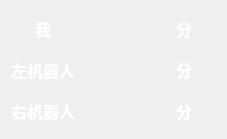
<?xml version="1.0" encoding="UTF-8"?>
<ui version="4.0">
 <class>ScorePanel</class>
 <widget class="QWidget" name="ScorePanel">
  <property name="geometry">
   <rect>
    <x>0</x>
    <y>0</y>
    <width>227</width>
    <height>139</height>
   </rect>
  </property>
  <property name="windowTitle">
   <string>Form</string>
  </property>
  <layout class="QGridLayout" name="gridLayout">
   <item row="0" column="0">
    <widget class="QLabel" name="label">
     <property name="font">
      <font>
       <pointsize>12</pointsize>
       <bold>true</bold>
      </font>
     </property>
     <property name="styleSheet">
      <string notr="true">color:rgb(255, 255, 255)</string>
     </property>
     <property name="text">
      <string>我</string>
     </property>
     <property name="alignment">
      <set>Qt::AlignmentFlag::AlignCenter</set>
     </property>
    </widget>
   </item>
   <item row="0" column="1">
    <widget class="QLabel" name="meScore">
     <property name="font">
      <font>
       <pointsize>12</pointsize>
       <bold>true</bold>
      </font>
     </property>
     <property name="styleSheet">
      <string notr="true">color:rgb(255, 255, 255)</string>
     </property>
     <property name="text">
      <string/>
     </property>
     <property name="alignment">
      <set>Qt::AlignmentFlag::AlignCenter</set>
     </property>
    </widget>
   </item>
   <item row="0" column="2">
    <widget class="QLabel" name="label_3">
     <property name="font">
      <font>
       <pointsize>12</pointsize>
       <bold>true</bold>
      </font>
     </property>
     <property name="styleSheet">
      <string notr="true">color:rgb(255, 255, 255)</string>
     </property>
     <property name="text">
      <string>分</string>
     </property>
     <property name="alignment">
      <set>Qt::AlignmentFlag::AlignCenter</set>
     </property>
    </widget>
   </item>
   <item row="1" column="0">
    <widget class="QLabel" name="label_5">
     <property name="font">
      <font>
       <pointsize>12</pointsize>
       <bold>true</bold>
      </font>
     </property>
     <property name="styleSheet">
      <string notr="true">color:rgb(255, 255, 255)</string>
     </property>
     <property name="text">
      <string>左机器人</string>
     </property>
     <property name="alignment">
      <set>Qt::AlignmentFlag::AlignCenter</set>
     </property>
    </widget>
   </item>
   <item row="1" column="1">
    <widget class="QLabel" name="leftScore">
     <property name="font">
      <font>
       <pointsize>12</pointsize>
       <bold>true</bold>
      </font>
     </property>
     <property name="styleSheet">
      <string notr="true">color:rgb(255, 255, 255)</string>
     </property>
     <property name="text">
      <string/>
     </property>
     <property name="alignment">
      <set>Qt::AlignmentFlag::AlignCenter</set>
     </property>
    </widget>
   </item>
   <item row="1" column="2">
    <widget class="QLabel" name="label_6">
     <property name="font">
      <font>
       <pointsize>12</pointsize>
       <bold>true</bold>
      </font>
     </property>
     <property name="styleSheet">
      <string notr="true">color:rgb(255, 255, 255)</string>
     </property>
     <property name="text">
      <string>分</string>
     </property>
     <property name="alignment">
      <set>Qt::AlignmentFlag::AlignCenter</set>
     </property>
    </widget>
   </item>
   <item row="2" column="0">
    <widget class="QLabel" name="label_8">
     <property name="font">
      <font>
       <pointsize>12</pointsize>
       <bold>true</bold>
      </font>
     </property>
     <property name="styleSheet">
      <string notr="true">color:rgb(255, 255, 255)</string>
     </property>
     <property name="text">
      <string>右机器人</string>
     </property>
     <property name="alignment">
      <set>Qt::AlignmentFlag::AlignCenter</set>
     </property>
    </widget>
   </item>
   <item row="2" column="1">
    <widget class="QLabel" name="rightScore">
     <property name="font">
      <font>
       <pointsize>12</pointsize>
       <bold>true</bold>
      </font>
     </property>
     <property name="styleSheet">
      <string notr="true">color:rgb(255, 255, 255)</string>
     </property>
     <property name="text">
      <string/>
     </property>
     <property name="alignment">
      <set>Qt::AlignmentFlag::AlignCenter</set>
     </property>
    </widget>
   </item>
   <item row="2" column="2">
    <widget class="QLabel" name="label_9">
     <property name="font">
      <font>
       <pointsize>12</pointsize>
       <bold>true</bold>
      </font>
     </property>
     <property name="styleSheet">
      <string notr="true">color:rgb(255, 255, 255)</string>
     </property>
     <property name="text">
      <string>分</string>
     </property>
     <property name="alignment">
      <set>Qt::AlignmentFlag::AlignCenter</set>
     </property>
    </widget>
   </item>
  </layout>
 </widget>
 <resources/>
 <connections/>
</ui>
